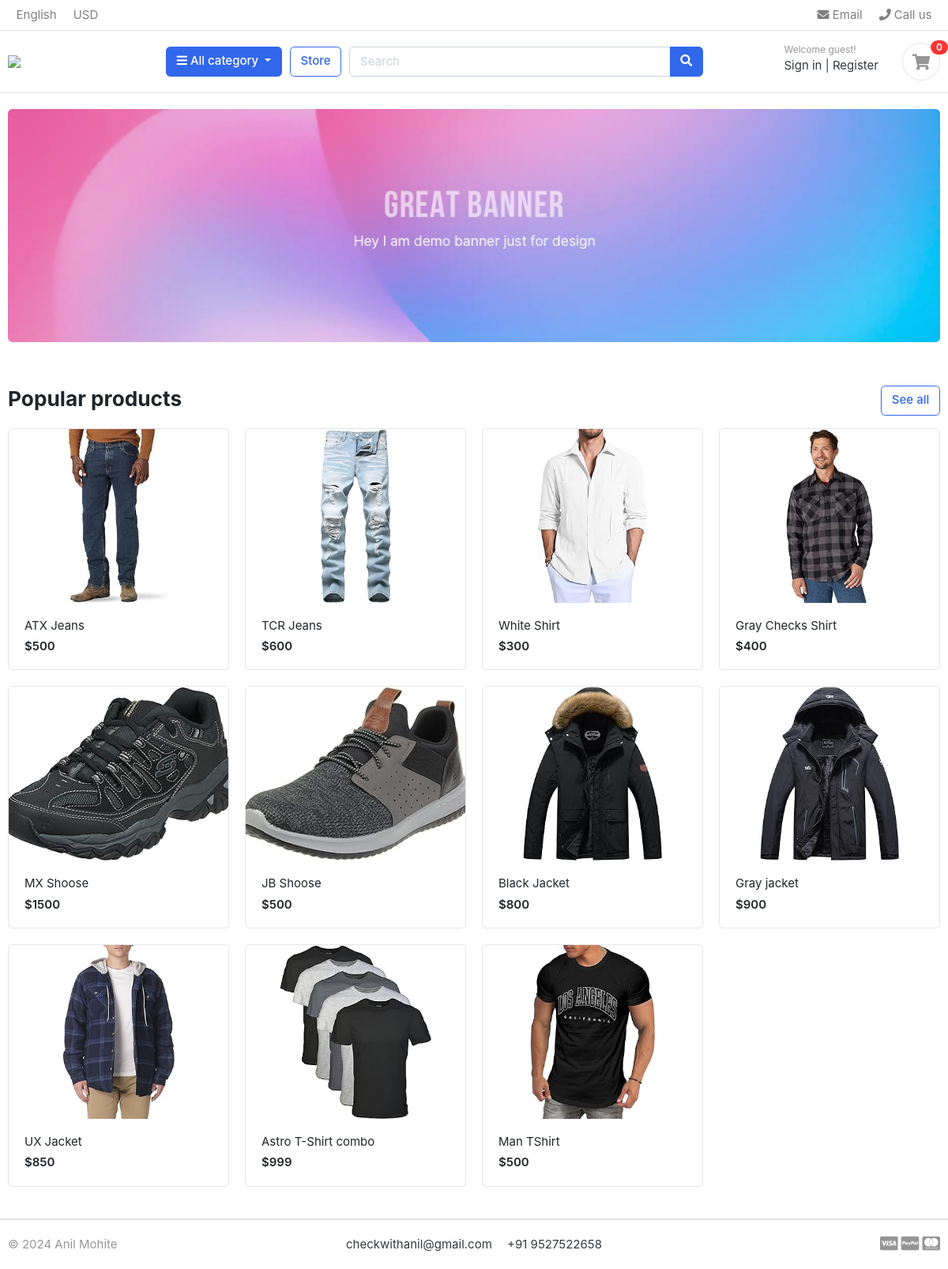
The page / on the database its author committed.
### store/models.py (models this page shows, shortened)
class Product(models.Model):
    product_name = models.CharField(max_length=200, unique=True)
    slug = models.CharField(max_length=200, unique=True)
    desc = models.TextField(max_length=500, blank=True)
    price = models.IntegerField()
    prod_image = models.ImageField(upload_to='photos/products', blank=True)
    stock = models.IntegerField()
    is_available = models.BooleanField(default=True)
    category = models.ForeignKey(Category, on_delete=models.CASCADE)
    created_date = models.DateTimeField(auto_now_add=True)
    modified_date = models.DateTimeField(auto_now=True)
    def get_url(self):
        return reverse('product_detail',args=[self.category.slug, self.slug])

### MyStore/views.py (the view)
# urls.py: path("", views.home, name="home"),
def home(request):
    products = Product.objects.filter(is_available=True).all()
    context = {
        'products':products
    }
    return render(request, 'index.html', context)

### carts/context_processors.py (called while the page is built)
def cart_counter(request):
    cart_count = 0
    if 'admin' in request.path:
        return {}
    else:
        try:
            cart = Cart.objects.get(cart_id = _cart_id(request))
            cart_items = CartItem.objects.filter(cart = cart)
            for cart_item in cart_items:
                cart_count += cart_item.quantity
        except Cart.DoesNotExist:
            cart_count = 0
    return dict(cart_count = cart_count)

### carts/views.py (called while the page is built)
def _cart_id(request):
    cart = request.session.session_key
    if not cart:
        cart = request.session.create()
    return cart

### category/context_processors.py (called while the page is built)
def cat_menu_links(request):
    links = Category.objects.all()
    return dict(cat_links=links)

### category/models.py (called while the page is built)
    def get_url(self):
        return reverse('products_by_category', args=[self.slug])

### templates/index.html
{% extends 'base.html' %}
{% load static%}
{% block content %}
<section class="section-intro padding-y-sm">
    <div class="container">
        <div class="intro-banner-wrap">
            <img src="{% static 'images/banners/1.jpg' %}" class="img-fluid rounded">
        </div>
    </div>
</section>
<section class="section-name padding-y-sm">
    <div class="container">
        <header class="section-heading">
            <a href="./store.html" class="btn btn-outline-primary float-right">See all</a>
            <h3 class="section-title">Popular products</h3>
        </header>
        <div class="row">
            {% if products %}
            {% for product in products %}
            <div class="col-md-3">
                <div class="card card-product-grid">
                    <a href="{{product.get_url}}" class="img-wrap"> <img src="{{product.prod_image.url}}">
                    </a>
                    <figcaption class="info-wrap">
                        <a href="{{product.get_url}}" class="title">{{product.product_name}}</a>
                        <div class="price mt-1">${{product.price}}</div>
                    </figcaption>
                </div>
            </div>
            {% endfor %}
            {% endif %}
        </div>
    </div>
</section>
{% endblock %}

### templates/base.html (shortened to what this page needs)
<!DOCTYPE HTML>
{% load static %}
<html lang="en">
<head>
    <link href="{% static 'css/bootstrap.css' %}" rel="stylesheet" type="text/css" />
    <link href="{% static 'fonts/fontawesome/css/all.min.css' %}" type="text/css" rel="stylesheet">
    <link href="{% static 'css/ui.css' %}" rel="stylesheet" type="text/css" />
    <link href="{% static 'css/responsive.css' %}" rel="stylesheet" media="only screen and (max-width: 1200px)" />
</head>
<body>
   {% include 'includes/header.html' %}
   {% block content %} {% endblock %}
   {% include 'includes/footer.html' %}
</body>
</html>

### templates/includes/header.html (shortened to what this page needs)
{% block header %}
{% load static %}
<header class="section-header">
    <nav class="navbar p-md-0 navbar-expand-sm navbar-light border-bottom">
        <div class="container">
            <div class="collapse navbar-collapse" id="navbarTop4">
                <ul class="navbar-nav mr-auto">
                    <li class="nav-item dropdown">
                        <a href="#" class="nav-link"> English </a>
                    </li>
                    <li class="nav-item dropdown">
                        <a href="#" class="nav-link"> USD </a>
                    </li>
                </ul>
                <ul class="navbar-nav">
                    <li><a href="#" class="nav-link"> <i class="fa fa-envelope"></i> Email </a></li>
                    <li><a href="#" class="nav-link"> <i class="fa fa-phone"></i> Call us </a></li>
                </ul>
            </div>
        </div>
    </nav>
    <section class="header-main border-bottom">
        <div class="container">
            <div class="row align-items-center">
                <div class="col-lg-2 col-md-3 col-6">
                    <a href="{% url 'home' %}" class="brand-wrap">
                        <img class="logo" src="{% static './images/logo.png' %}">
                    </a>
                </div>
                <div class="col-lg col-sm col-md col-6 flex-grow-0">
                    <div class="category-wrap dropdown d-inline-block float-right">
                        <button type="button" class="btn btn-primary dropdown-toggle" data-toggle="dropdown">
                            <i class="fa fa-bars"></i> All category
                        </button>
                    </div>
                </div>
                <a href="{% url 'store' %}" class="btn btn-outline-primary">Store</a>
                <div class="col-lg  col-md-6 col-sm-12 col">
                    <form action="{% url 'search' %}" class="search">
                        <div class="input-group w-100">
                            <input type="text" class="form-control" style="width:60%;" placeholder="Search" name="q">
                            <div class="input-group-append">
                                <button class="btn btn-primary" type="submit">
                                    <i class="fa fa-search"></i>
                                </button>
                            </div>
                        </div>
                    </form>
                </div>
                <div class="col-lg-3 col-sm-6 col-8 order-2 order-lg-3">
                    <div class="d-flex justify-content-end mb-3 mb-lg-0">
                        <div class="widget-header">
                            <small class="title text-muted">Welcome guest!</small>
                            <div>
                                <a href="./signin.html">Sign in</a> <span class="dark-transp"> | </span>
                                <a href="./register.html"> Register</a>
                            </div>
                        </div>
                        <a href="{% url 'cart' %}" class="widget-header pl-3 ml-3">
                            <div class="icon icon-sm rounded-circle border"><i class="fa fa-shopping-cart"></i>
                            </div>
                            <span class="badge badge-pill badge-danger notify">{{cart_count}}</span>
                        </a>
                    </div>
                </div>
            </div>
        </div>
    </section>
</header>
{% endblock %}

### templates/includes/footer.html (shortened to what this page needs)
 {% block footer %}
 {% load static %}
 <footer class="section-footer border-top">
    <div class="container">
        <section class="footer-bottom border-top row">
            <div class="col-md-2">
                <p class="text-muted"> &copy 2024 Anil Mohite </p>
            </div>
            <div class="col-md-8 text-md-center">
                <span class="px-2">checkwithanil@gmail.com</span>
                <span class="px-2">+91 9527522658</span>
            </div>
            <div class="col-md-2 text-md-right text-muted">
                <i class="fab fa-lg fa-cc-visa"></i>
                <i class="fab fa-lg fa-cc-paypal"></i>
                <i class="fab fa-lg fa-cc-mastercard"></i>
            </div>
        </section>
    </div>
</footer>
{% endblock %}

### static/css/ui.css (style rules this page uses)
html { font-family: "Inter", sans-serif; font-size: 15px; }
.img-wrap { text-align: center; display: block; }
.img-wrap img { max-width: 100%; }
.icon-xs, .icon-sm, .icon-md, .icon-lg { display: inline-block; text-align: center; flex-shrink: 0; flex-grow: 0; }
.icon-sm { width: 48px; height: 48px; line-height: 48px !important; font-size: 20px; }
.padding-y-sm { padding-top: 20px; padding-bottom: 20px; }
.section-heading { margin-bottom: 20px; margin-top: 15px; }
.section-title { color: #212529; }
p:last-child { margin-bottom: 0; }
.header-main { position: relative; padding-top: 1rem; padding-bottom: 1rem; }
.brand-wrap .logo, .navbar-brand .logo { margin-right: 7px; max-height: 42px; display: inline-block; }
.widget-header { display: inline-block; vertical-align: middle; position: relative; }
.widget-header a { color: #343a40; }
.widget-header i { color: #969696; }
.widget-header .title { display: block; }
.widget-header .notify { position: absolute; top: -3px; right: -10px; }
.footer-bottom { padding-top: 20px; padding-bottom: 20px; }
[class*=card-product] a.title { color: #212529; display: block; }
[class*=card-product] .img-wrap { overflow: hidden; position: relative; }
[class*=card-product] .img-wrap img { height: 100%; max-width: 100%; width: auto; display: inline-block; -o-object-fit: cover; object-fit: cover; }
.card-product-grid { margin-bottom: 20px; }
.card-product-grid .img-wrap { border-radius: 0.2rem 0.2rem 0 0; height: 220px; }
.card-product-grid .info-wrap { overflow: hidden; padding: 18px 20px; }
.card .img-wrap { overflow: hidden; }
.notify { position: absolute; top: -4px; right: -10px; display: inline-block; padding: 0.25em 0.6em; font-size: 12px; line-height: 1; text-align: center; border-radius: 3rem; color: #fff; background-color: #fa3434; }
.price { font-weight: 600; color: #212529; }

### rows shown on the page
Product: prod_image (picture), product_name "ATX Jeans", price "500"
Product: prod_image (picture), product_name "TCR Jeans", price "600"
Product: prod_image (picture), product_name "White Shirt", price "300"
Product: prod_image (picture), product_name "Gray Checks Shirt", price "400"
Product: prod_image (picture), product_name "MX Shoose", price "1500"
Product: prod_image (picture), product_name "JB Shoose", price "500"
Product: prod_image (picture), product_name "Black Jacket", price "800"
Product: prod_image (picture), product_name "Gray jacket", price "900"
Product: prod_image (picture), product_name "UX Jacket", price "850"
Product: prod_image (picture), product_name "Astro T-Shirt combo", price "999"
Product: prod_image (picture), product_name "Man TShirt", price "500"

### other values the page prints
{{ cart_count }} "0"
